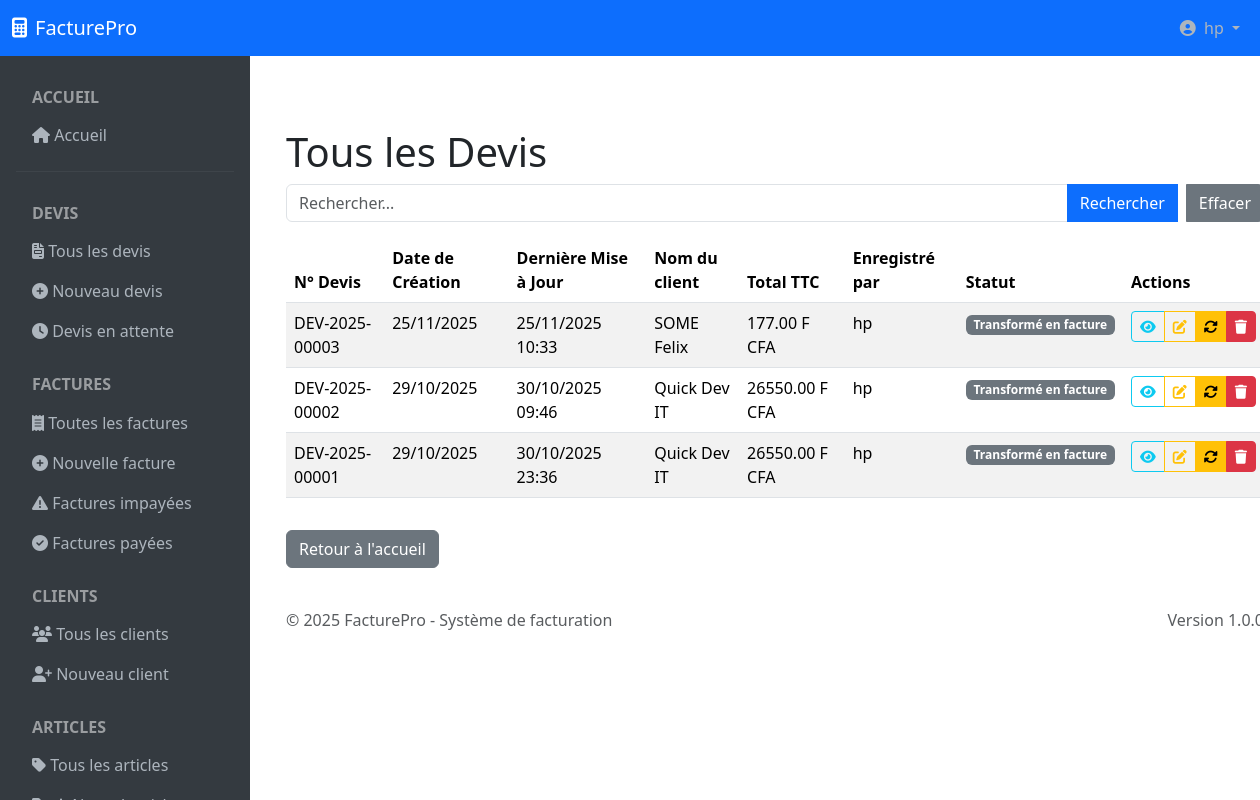
Page /devis/ (signed in) on the committed database.
### register/models.py (models this page shows)
class User(AbstractUser):
    bio = models.TextField(blank=True, null=True)
    profile_photo = models.ImageField(verbose_name= 'Photo de profil' )

### facture/models.py (models this page shows, shortened)
class Devis(models.Model):
    STATUT_ATTENTE = 1
    STATUT_ACCEPTE = 2
    STATUT_REFUSE = 3
    STATUT_TRANSFORME_FACTURE = 4
    STATUT_CHOICES = (
        (STATUT_ATTENTE, 'En Attente'),
        (STATUT_ACCEPTE, 'Accepté'),
        (STATUT_REFUSE, 'Refusé'),
        (STATUT_TRANSFORME_FACTURE, 'Transformé en facture'),
    )
    client = models.ForeignKey(Client, on_delete=models.PROTECT, related_name='devis')
    save_by = models.ForeignKey(settings.AUTH_USER_MODEL, on_delete=models.PROTECT, related_name='devis')
    date_creation = models.DateTimeField(auto_now_add=True)
    statut = models.IntegerField(choices=STATUT_CHOICES, default=STATUT_ATTENTE)
    numero = models.CharField(max_length=50, unique=True)
    last_update = models.DateTimeField(default=timezone.now)
    commentaire = models.TextField(null=True, blank=True, help_text="Entrer un commentaire sur le devis")
    net_a_payer = models.DecimalField(max_digits=12, decimal_places=2, default=0.00)
    taux_tva = models.DecimalField(max_digits=5, decimal_places=2, null=True, blank=True, default=Decimal('18.00'))
    total_net_ht = models.DecimalField(max_digits=12, decimal_places=2, default=0.00)
    total_tva = models.DecimalField(max_digits=12, decimal_places=2, default=0.00)
    total_ttc = models.DecimalField(max_digits=12, decimal_places=2, default=0.00)
    date_validite = models.DateField(default=default_validity_date)
    est_transforme_en_facture = models.BooleanField(default=False)
    date_transformation = models.DateTimeField(null=True, blank=True)
    produits = models.ManyToManyField('Produit', through='ProduitDevis', related_name='devis')
    services = models.ManyToManyField('Service', through='ServiceDevis', related_name='devis')
    class Meta:
        indexes = [
            models.Index(fields=['numero']),
            models.Index(fields=['date_creation']),
            models.Index(fields=['statut']),
            models.Index(fields=['client', 'statut']),
            models.Index(fields=['-date_validite']),
            models.Index(fields=['-date_creation']),
        ]
        verbose_name = "Devis"
        verbose_name_plural = "Devis"

class Client(models.Model):
    TYPE_INDIVIDU = 'INDIVIDU'
    TYPE_ENTREPRISE = 'ENTREPRISE'
    TYPE_CHOICES = (
        (TYPE_INDIVIDU, 'Individu'),
        (TYPE_ENTREPRISE, 'Entreprise'),
    )
    SEXE_MASCULIN = 'Masculin'
    SEXE_FEMININ = 'Feminin'
    SEXE_CHOICES = (
        (SEXE_MASCULIN, 'Masculin'),
        (SEXE_FEMININ, 'Féminin'),
    )
    client_type = models.CharField(max_length=20, choices=TYPE_CHOICES, default=TYPE_INDIVIDU)
    nom = models.CharField(max_length=100)
    email = models.EmailField(max_length=150,unique=True)
    telephone = models.CharField(max_length=50, blank=True)
    adresse = models.TextField()
    ville = models.CharField(max_length=50, blank=True)
    sexe = models.CharField(max_length=15, choices=SEXE_CHOICES, blank=True)
    company_id_number = models.CharField(max_length=45, blank=True)
    company_iban = EncryptedCharField(max_length=34, blank=True)
    company_bic = EncryptedCharField(max_length=20, blank=True)
    date_creation = models.DateTimeField(auto_now_add=True)
    save_by = models.ForeignKey(settings.AUTH_USER_MODEL, on_delete=models.PROTECT, related_name='clients')
    class Meta:
        indexes = [
            models.Index(fields=['email']),
            models.Index(fields=['telephone']),
            models.Index(fields=['client_type']),
            models.Index(fields=['date_creation']),
        ]

### facture/views.py (the view, shortened to what this page needs)
# urls.py: path('devis/', views.devis_list, name='liste-devis'),
@login_required
def devis_list(request):
    query = request.GET.get('q', '').strip()
    devis_list = Devis.objects.select_related('client', 'save_by').order_by('-date_creation')
    paginator = Paginator(devis_list, 5)
    page = request.GET.get('page')
    try:
        devis_lists = paginator.page(page)
    except PageNotAnInteger:
        devis_lists = paginator.page(1)
    except EmptyPage:
        devis_lists = paginator.page(paginator.num_pages)
    context = {
        'devis_lists': devis_lists,
        'query': query
    }
    return render(request, 'facture/liste_devis.html', context)

### facture/templates/facture/liste_devis.html (shortened to what this page needs)
{% extends 'facture/base.html' %}
{% block content %}
<div class="container mt-5">
    <h1>Tous les Devis</h1>
    <div class="form-group mb-3">
        <form method="get" action="{% url 'liste-devis' %}">
            <div class="input-group">
                <input id="search" name="q" class="form-control" type="text" placeholder="Rechercher..." value="{{ query }}">
                <button type="submit" class="btn btn-primary">Rechercher</button>
                <a href="{% url 'liste-devis' %}" class="btn btn-secondary ms-2">Effacer</a>
            </div>
        </form>
    </div>
    <div class="table-responsive">
        <table class="table table-striped" id="devisTable">
            <thead>
                <tr>
                    <th scope="col">N° Devis</th>
                    <th scope="col">Date de Création</th>
                    <th scope="col">Dernière Mise à Jour</th>
                    <th scope="col">Nom du client</th>
                    <th scope="col">Total TTC</th>
                    <th scope="col">Enregistré par</th>
                    <th scope="col">Statut</th>
                    <th scope="col">Actions</th>
                </tr>
            </thead>
            <tbody>
                {% for devis in devis_lists %}
                    <tr>
                        <td scope="row">{{ devis.numero }}</td>
                        <td>{{ devis.date_creation|date:"d/m/Y" }}</td>
                        <td>{{ devis.last_update|date:"d/m/Y H:i" }}</td>
                        <td>{{ devis.client.nom }}</td>
                        <td>{{ devis.total_ttc }} F CFA</td>
                        <td>{{ devis.save_by.username }}</td>
                        <td>
                            {% if devis.statut == 1 %}
                                <span class="badge bg-success">{{ devis.get_statut_display }}</span>
                            {% elif devis.statut == 2 %}
                                <span class="badge bg-warning">{{ devis.get_statut_display }}</span>
                            {% elif devis.statut == 3 %}
                                <span class="badge bg-danger">{{ devis.get_statut_display }}</span>
                            {% else %}
                                <span class="badge bg-secondary">{{ devis.get_statut_display }}</span>
                            {% endif %}
                        </td>
                        <td class="text-center">
                            <div class="btn-group" role="group">
                                <a href="{% url 'document-detail' document_id=devis.id document_type='devis'  %}" class="btn btn-sm btn-outline-info" title="Voir détails">
                                    <i class="fas fa-eye"></i>
                                </a>
                                <a href="{% url 'modifier-devis' devis_id=devis.id %}" class="btn btn-sm btn-outline-warning" title="Modifier">
                                    <i class="fas fa-edit"></i>
                                </a>
                                <button type="button" class="btn btn-warning btn-sm btn-facture-mod"
                                    data-bs-toggle="modal" data-bs-target="#modifier"
                                    data-id="{{ devis.id }}"
                                    data-numero="{{ devis.numero }}"
                                    data-client="{{ devis.client.nom }}"
                                    data-status="{{ devis.statut }}" title="Changer statut">
                                    <i class="fas fa-sync-alt"></i>
                                </button>
                                <button type="button" class="btn btn-danger btn-sm btn-devis-sup"
                                    data-bs-toggle="modal" data-bs-target="#supprimer"
                                    data-id="{{ devis.id }}"
                                    data-numero="{{ devis.numero }}"
                                    data-client="{{ devis.client.nom }}" title="Supprimer">
                                    <i class="fas fa-trash"></i>
                                </button>
                            </div>
                        </td>
                    </tr>
                {% endfor %}
            </tbody>
        </table>
    </div>
    <a href="{% url 'home' %}" class="btn btn-secondary mt-3">Retour à l'accueil</a>
</div>
{% endblock %}

### facture/templates/facture/base.html (shortened to what this page needs)
<!DOCTYPE html>
<html lang="fr">
<head>
    <link href="https://cdnjs.cloudflare.com/ajax/libs/bootstrap/5.3.2/css/bootstrap.min.css" rel="stylesheet">
    <link href="https://cdnjs.cloudflare.com/ajax/libs/font-awesome/6.4.0/css/all.min.css" rel="stylesheet">
</head>
<body>
    <nav class="navbar navbar-expand-lg navbar-dark bg-primary fixed-top" style="z-index: 1000;">
        <div class="container-fluid">
            <a class="navbar-brand" href="{% url 'home' %}">
                <i class="fas fa-calculator me-2"></i>FacturePro
            </a>
            <div class="navbar-nav ms-auto">
                <div class="nav-item dropdown">
                    <a class="nav-link dropdown-toggle" href="#" role="button" data-bs-toggle="dropdown">
                        <i class="fas fa-user-circle me-1"></i>
                        {{ user.get_full_name|default:user.username|default:"Utilisateur" }}
                    </a>
                </div>
            </div>
        </div>
    </nav>
    <div class="container-fluid" style="margin-top: 56px;">
        <div class="row">
            <nav class="col-lg-2 sidebar p-3" id="sidebar">
                <div class="nav flex-column">
                     <h6 class="text-uppercase text-white-50 fw-bold px-3 mt-3 mb-2">Accueil</h6>
                    <a class="nav-link" href="{% url 'home' %}"><i class="fas fa-home"></i> Accueil</a>
                     <hr class="my-3" style="border-color: rgba(255,255,255,0.2);">
                    <h6 class="text-uppercase text-white-50 fw-bold px-3 mt-3 mb-2">Devis</h6>
                    <a class="nav-link" href="{% url 'liste-devis' %}"><i class="fas fa-file-invoice"></i> Tous les devis</a>
                    <a class="nav-link" href="{% url 'create-devis' %}"><i class="fas fa-plus-circle"></i> Nouveau devis</a>
                    <a class="nav-link" href="{% url 'liste-attente' %}"><i class="fas fa-clock"></i> Devis en attente</a>
                    <h6 class="text-uppercase text-white-50 fw-bold px-3 mt-4 mb-2">Factures</h6>
                    <a class="nav-link" href="{% url 'liste-facture' %}"><i class="fas fa-receipt"></i> Toutes les factures</a>
                    <a class="nav-link" href="{% url 'create-facture' %}"><i class="fas fa-plus-circle"></i> Nouvelle facture</a>
                    <a class="nav-link" href="{% url 'liste-impaye' %}"><i class="fas fa-exclamation-triangle"></i> Factures impayées</a>
                    <a class="nav-link" href="{% url 'liste-paye' %}"><i class="fas fa-check-circle"></i> Factures payées</a>
                    <h6 class="text-uppercase text-white-50 fw-bold px-3 mt-4 mb-2">Clients</h6>
                    <a class="nav-link" href="{% url 'liste-clients' %}"><i class="fas fa-users"></i> Tous les clients</a>
                    <a class="nav-link" href="{% url 'create-client' %}"><i class="fas fa-user-plus"></i> Nouveau client</a>
                    <h6 class="text-uppercase text-white-50 fw-bold px-3 mt-4 mb-2">Articles</h6>
                    <a class="nav-link" href="{% url 'gerer-article' %}"><i class="fas fa-tag"></i> Tous les articles</a>
                    <a class="nav-link" href="{% url 'ajouter_element' %}"> Nouvel article</a>
                </div>
            </nav>
            <main class="col-lg-10 main-content p-0">
                <div class="p-4">
                    {% if user.is_authenticated %}
                    {% block content %}{% endblock %}
                    {% else %}
                        <p>Login <a href="{% url 'login' %}"></a></p>
                    {% endif %}
                </div>
                <footer class="footer mt-auto py-3 px-4">
                    <div class="container-fluid">
                        <div class="row">
                            <div class="col-md-6">
                                <span class="text-muted">© 2025 FacturePro - Système de facturation</span>
                            </div>
                            <div class="col-md-6 text-md-end">
                                <span class="text-muted">Version 1.0.0</span>
                            </div>
                        </div>
                    </div>
                </footer>
            </main>
        </div>
    </div>
</body>
</html>

### facture/templates/facture/base.html (style rules this page uses)
.sidebar { background-color: #343a40; color: white; height: calc(100vh - 56px); position: fixed; top: 56px; left: 0; width: 250px; transform: translateX(-100%); transition: transform 0.3s ease; z-index: 1000; overflow-y: auto; overflow-x: hidden; scrollbar-width: thin; scrollbar-color: #6c757d #343a40; ; }
.nav-link { color: #adb5bd; }
.main-content { margin-left: 0; transition: margin-left 0.3s ease; }
@media (min-width: 992px) { .sidebar { transform: translateX(0); } }
@media (min-width: 992px) { .main-content { margin-left: 250px; } }

### rows in the picture
User: get_full_name "hp"
Devis: numero "DEV-2025-00003", date_creation "25/11/2025", last_update "25/11/2025 10:33", client.nom "SOME Felix", total_ttc "177.00", save_by.username "hp", statut "Transformé en facture"
Devis: numero "DEV-2025-00002", date_creation "29/10/2025", last_update "30/10/2025 09:46", client.nom "Quick Dev IT", total_ttc "26550.00", save_by.username "hp", statut "Transformé en facture"
Devis: numero "DEV-2025-00001", date_creation "29/10/2025", last_update "30/10/2025 23:36", client.nom "Quick Dev IT", total_ttc "26550.00", save_by.username "hp", statut "Transformé en facture"
